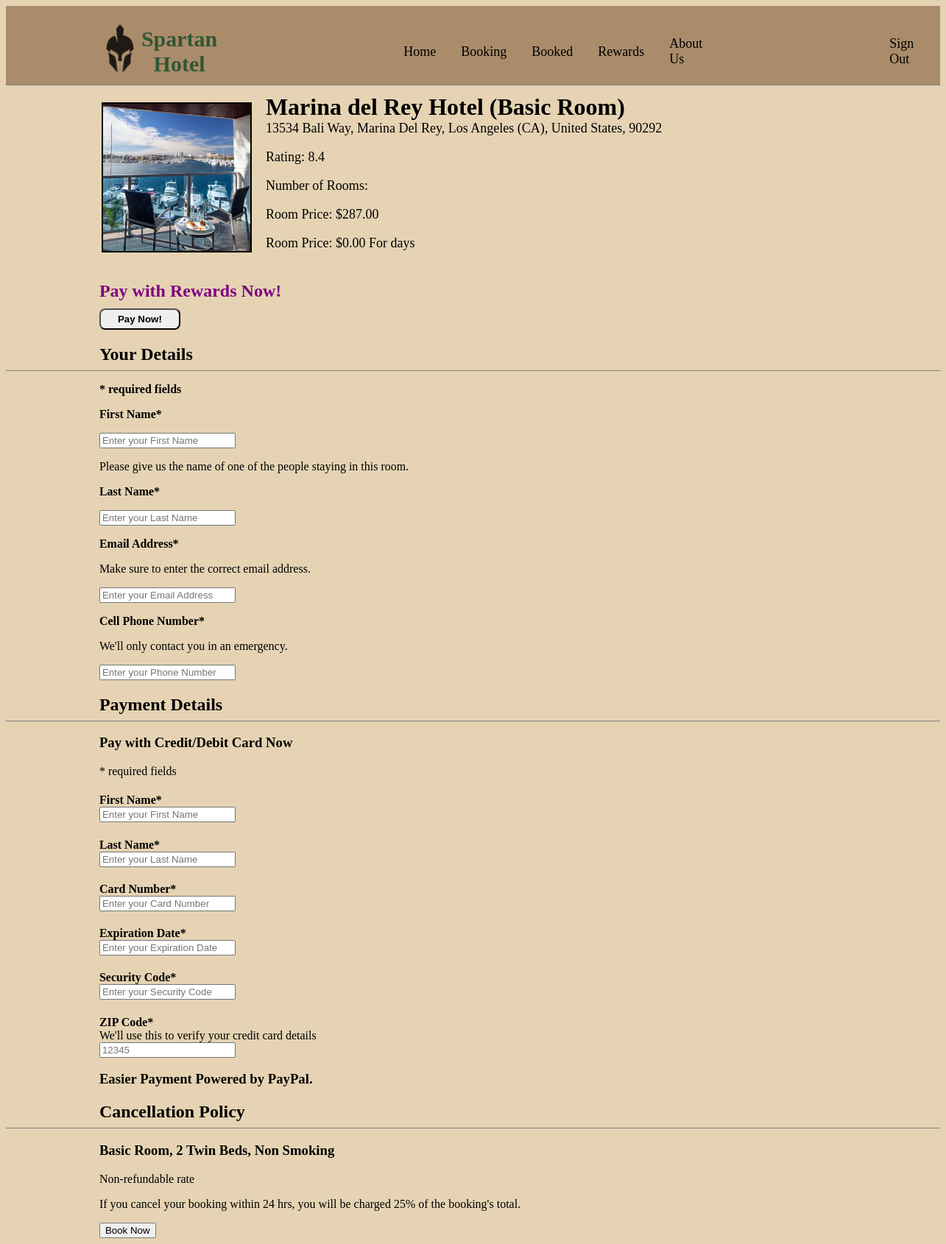
/payment.php?hotelID=6 (signed in), run on the app's committed database.
### tables this page shows
CREATE TABLE `room` (
  `room_id` int(11) NOT NULL,
  `room_name` varchar(128) NOT NULL,
  `room_price` decimal(10,2) NOT NULL,
  `room_count` int(11) NOT NULL,
  `start_date` date DEFAULT NULL,
  `end_date` date DEFAULT NULL,
  `hotel_id` int(11) NOT NULL
);

CREATE TABLE `hotel` (
  `hotel_id` int(11) NOT NULL,
  `hotel_name` varchar(255) DEFAULT NULL,
  `description` text DEFAULT NULL,
  `city_id` int(11) NOT NULL,
  `usd` decimal(10,2) DEFAULT NULL,
  `image` text NOT NULL,
  `rating` decimal(10,1) DEFAULT NULL,
  `start_date` date DEFAULT NULL,
  `end_date` date DEFAULT NULL
);

### payment.php (the view, shortened to what this page needs)
<?php
    if (!$_SESSION) {
        include 'header.php';
    } else {
        include 'header2.php';
    }
    include 'database.php';
    $hotelsId = $_GET['hotelID'];
    $hotelsPrice = $_GET['hotelPRICE'];
    $roomNumber = $_POST['roomNum'];
    $startDate = $_GET['startDate'];
    $endDate = $_GET['endDate'];
    $days = $_GET['days'];
?>
<!DOCTYPE html>
    <head>
    </head>
    <body>
        <?php
        $stmt = mysqli_query($conn,"SELECT * FROM userinfo");
        while ($row = mysqli_fetch_array($stmt)) {
            $userId = $row['user_id'];
            $rewardPoints = $row['reward_points'];
            $rewardTotal = $rewardPoints + ($hotelsPrice*$roomNumber*$days) * 0.10;
        }
        $stmt2 = mysqli_query($conn,"SELECT * FROM room INNER JOIN hotel ON room.hotel_id = hotel.hotel_id WHERE room.hotel_id = $hotelsId");
        while ($row = mysqli_fetch_array($stmt2)) {
            $hotelID = $row['hotel_id'];
            $hotelName = $row['room_name'];
            $hotelDescription = $row['description'];
            $hotelCity = $row['city_id'];
            $hotelRating = $row['rating'];
            $hotelPrice = $row['usd'];
            $hotelImage = $row['image'];
            echo "
            <div>
            <table>
            <td><img style = margin-right:15px class = 'picBorder' src = 'images/$hotelImage' width='200' height='200'/></td>
            <td>
                <h1 style = margin:0px>$hotelName</h1>
                <p style = margin:0px;font-size:18px>$hotelDescription</p>
                <p style = font-size:18px>Rating: $hotelRating</p>
                <p style = font-size:18px>Number of Rooms: $roomNumber</p>
                <p style = font-size:18px>Room Price: $".($hotelPrice)."</p>
                <p style = font-size:18px>Room Price: $".($hotelPrice*$roomNumber*$days).".00 For ".$days." days</p>
                </td>
            </table>
            </div>
            ";
        }
        ?>
        <div>
            <h2 class = "noBotMargin"><span style = color:purple>Pay with Rewards Now!</span></h2>
            <?php
            echo"
                <form action='paymentRewards.php?hotelID=$hotelID&hotelNAME=$hotelName&hotelDESCRIPTION=$hotelDescription&hotelCITY=$hotelCity&hotelPRICE=$hotelPrice&hotelIMAGE=$hotelImage&hotelRATING=$hotelRating&userID=$userId&rewardTOTAL=$rewardTotal&roomNUMBER=$roomNumber&startDATE=$startDate&endDATE=$endDate&days=$days' method = 'POST'>
                    <input style = width:110px;margin-top:10px; name = 'mainName' type = 'submit' class = 'bookButton'  value = 'Pay Now!' />
                </form>
                <form action='finishbookingpage.php?hotelID=$hotelID&hotelNAME=$hotelName&hotelDESCRIPTION=$hotelDescription&hotelCITY=$hotelCity&hotelPRICE=$hotelPrice&hotelIMAGE=$hotelImage&hotelRATING=$hotelRating&userID=$userId&rewardTOTAL=$rewardTotal&roomNUMBER=$roomNumber&startDATE=$startDate&endDATE=$endDate&days=$days' method = 'POST' name = 'form1' autocomplete='off' onsubmit='return required()'>
            ";
            ?>
        </div>
         <div>
                <h2 class = "noBotMargin">Your Details</h2>
                <hr class = "lineHeight" class = "noTopMargin" color = "gray">
                <b><p>* required fields</p></b>
                <b><p>First Name*</p></b>
                <input type = "text" name = "fname" placeholder = "Enter your First Name">
                <p>Please give us the name of one of the people staying in this room.</p>
                <b><p>Last Name*</p></b>
                <input type = "text" name = "lname" placeholder = "Enter your Last Name">
                <b><p>Email Address*</p></b>
                <p>Make sure to enter the correct email address.</p>
                <input type = "text" name = "email" placeholder = "Enter your Email Address">
                <b><p>Cell Phone Number*</p></b>
                <p>We'll only contact you in an emergency.</p>
                <input type = "text" name = "phone" placeholder = "Enter your Phone Number">
        </div>
        <div>
            <h2 class = "noBotMargin">Payment Details</h2>
            <hr class = "lineHeight" class = "noTopMargin" color = "gray">
        <h3>Pay with Credit/Debit Card Now</h3>
        <p>* required fields</p>
        <h4 class = "noBotMargin">First Name*</h4>
        <input type = "text" name = "fname2" placeholder = "Enter your First Name">
        <h4 class = "noBotMargin">Last Name*</h4>
        <input type = "text" name = "lname2" placeholder = "Enter your Last Name">
        <h4 class = "noBotMargin">Card Number*</h4>
        <input type = "text" name = "card" placeholder = "Enter your Card Number">
        <h4 class = "noBotMargin">Expiration Date*</h4>
        <input type = "text" name = "expiration" placeholder = "Enter your Expiration Date">
        <h4 class = "noBotMargin">Security Code*</h4>
        <input type = "text" name = "seccode" placeholder = "Enter your Security Code">
        <h4 class = "noBotMargin">ZIP Code*</h4>
        <p class = "noMargin">We'll use this to verify your credit card details</p>
        <input type = "text" name = "zipcode" placeholder = "12345">
        <h3>Easier Payment Powered by PayPal.</h3>
        </div>
        <div>
            <h2 class = "noBotMargin">Cancellation Policy</h2>
            <hr class = "lineHeight" class = "noTopMargin" color = "gray">
            <h3>Basic Room, 2 Twin Beds, Non Smoking</h3>
            <p>Non-refundable rate</p>
            <p>If you cancel your booking within 24 hrs, you will be charged 25% of the booking's total.</p>
        </div>
        <input type = "submit" name = "submit" value = "Book Now" />
    </body>
</html>

### styles.css (style rules this page uses)
body { background-color: #E5D3B3; text-indent: 10%; font-family: 'Orelega One', cursive; }
hr { height: 1px; border: none; width: 100%; }
table:not(.searchContainer):not(.test), input:not(.search):not(.bookButton), button, textarea { margin-left: 10%; }
.noMargin { margin: 0px; }
.noBotMargin { margin-bottom: 0px; }
.picBorder { border: 2px solid black; }
.bookButton { width: 5%; font-weight: bold; outline: none; padding: 5px; border-radius: 8px; text-align: center; cursor: pointer; }

### data on the page
room: hotel.image (picture), room_name "Marina del Rey Hotel (Basic Room)", hotel.description "13534 Bali Way, Marina Del Rey, Los Angeles (CA), United States, 90292", hotel.rating "8.4", hotel.usd "287.00", $hotelPrice*$roomNumber*$days "0"
